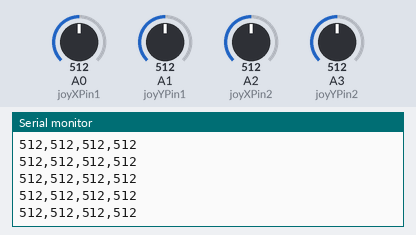
A sketch run on a simulated Arduino Uno, built with avr-gcc and run on an emulated ATmega328P. On the bench: the last lines printed to the serial monitor. The test bench sets the inputs (shaded band); at power-on: A0 (joyXPin1) = 512, A1 (joyYPin1) = 512, A2 (joyXPin2) = 512, A3 (joyYPin2) = 512.

Above: at 1.2 s.
1.3 s: A0 (joyXPin1) set to 716
At 1.32 s:
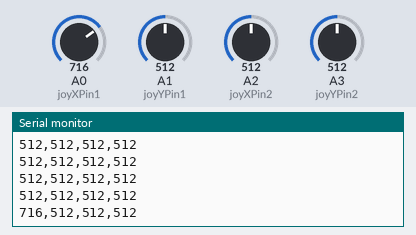
2.8 s: A1 (joyYPin1) set to 716
At 2.84 s:
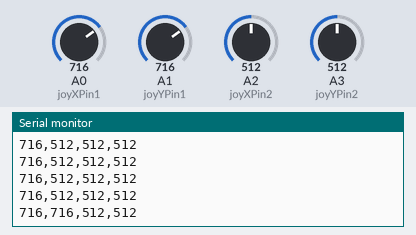
4.3 s: A2 (joyXPin2) set to 716
At 4.35 s:
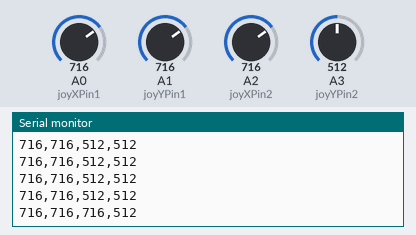
5.8 s: A3 (joyYPin2) set to 716
At 5.87 s:
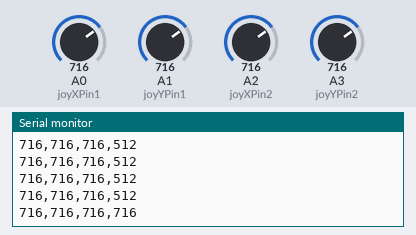
8.8 s: A0 (joyXPin1) set to 992
At 8.8 s:
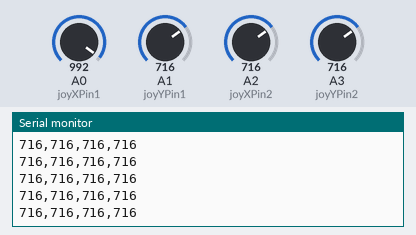
10.3 s: A1 (joyYPin1) set to 992
At 10.32 s:
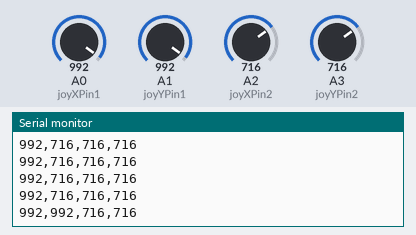
Timing chart, 0 to 12.8 s (numbered marks = the images above; inputs shaded):
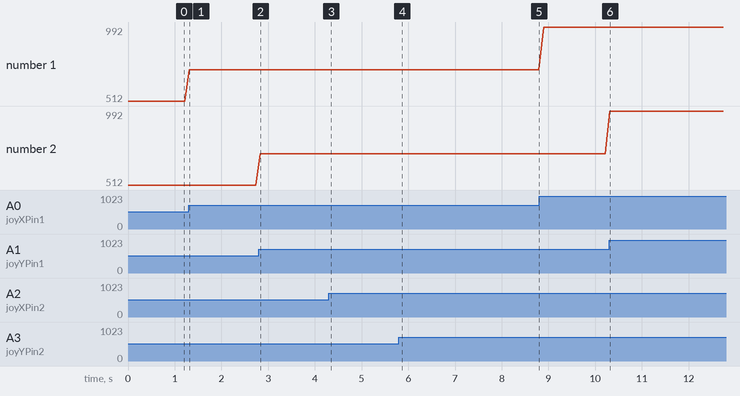

Measured:
- after the input at 1.3 s, the serial monitor: prints a new line at once (image 1)
- after the input at 2.8 s, the serial monitor: prints a new line at once (image 2)
- after the input at 4.3 s, the serial monitor: prints a new line after 0.05 s (image 3)
- after the input at 5.8 s, the serial monitor: prints a new line after 0.06 s (image 4)
- after the input at 10.3 s, the serial monitor: prints a new line at once (image 6)
- plotted number 1: 512 → 716 after the input at 1.3 s, 716 → 992 after the input at 8.8 s

The sketch:

controller-02.ino
```cpp
const int joyXPin1 = A0;
const int joyYPin1 = A1;
const int joyXPin2 = A2;
const int joyYPin2 = A3;

void setup() {
  Serial.begin(9600);
}

void loop() {
  int joyX1 = analogRead(joyXPin1);
  int joyY1 = analogRead(joyYPin1);
  int joyX2 = analogRead(joyXPin2);
  int joyY2 = analogRead(joyYPin2);

  Serial.print(joyX1);
  Serial.print(",");
  Serial.print(joyY1);
  Serial.print(",");
  Serial.print(joyX2);
  Serial.print(",");
  Serial.print(joyY2);
  Serial.println("");
  delay(100);
}
```
